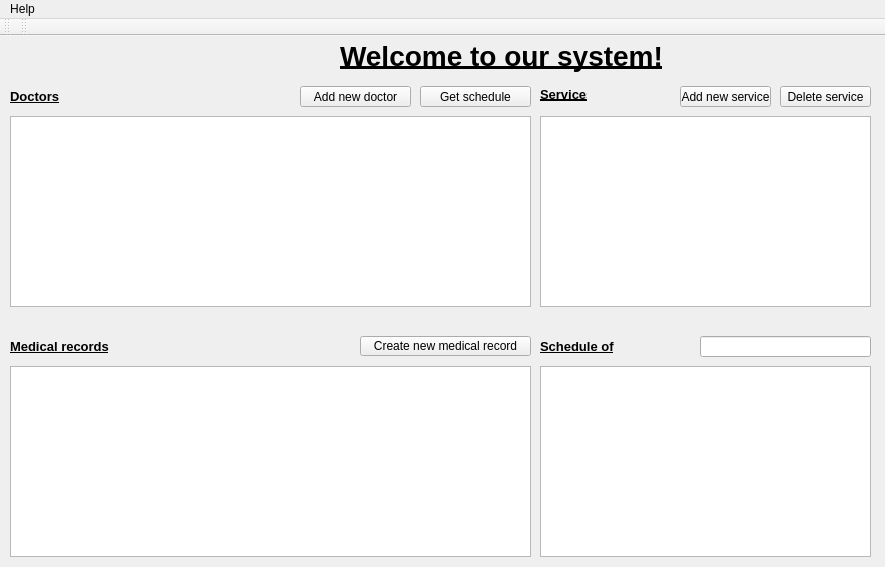
<?xml version="1.0" encoding="UTF-8"?>
<ui version="4.0">
 <class>MainWindow</class>
 <widget class="QMainWindow" name="MainWindow">
  <property name="geometry">
   <rect>
    <x>0</x>
    <y>0</y>
    <width>885</width>
    <height>567</height>
   </rect>
  </property>
  <property name="windowTitle">
   <string>Patient Dentistry</string>
  </property>
  <property name="windowIcon">
   <iconset>
    <normaloff>08_implant.png</normaloff>08_implant.png</iconset>
  </property>
  <property name="autoFillBackground">
   <bool>true</bool>
  </property>
  <widget class="QWidget" name="centralWidget">
   <widget class="QTableView" name="tableView">
    <property name="geometry">
     <rect>
      <x>10</x>
      <y>80</y>
      <width>521</width>
      <height>191</height>
     </rect>
    </property>
   </widget>
   <widget class="QTableView" name="tableView_2">
    <property name="geometry">
     <rect>
      <x>540</x>
      <y>80</y>
      <width>331</width>
      <height>191</height>
     </rect>
    </property>
   </widget>
   <widget class="QLabel" name="label">
    <property name="geometry">
     <rect>
      <x>10</x>
      <y>50</y>
      <width>61</width>
      <height>21</height>
     </rect>
    </property>
    <property name="font">
     <font>
      <pointsize>10</pointsize>
      <weight>75</weight>
      <bold>true</bold>
      <underline>true</underline>
     </font>
    </property>
    <property name="text">
     <string>Doctors</string>
    </property>
   </widget>
   <widget class="QLabel" name="label_2">
    <property name="geometry">
     <rect>
      <x>540</x>
      <y>50</y>
      <width>47</width>
      <height>16</height>
     </rect>
    </property>
    <property name="font">
     <font>
      <pointsize>10</pointsize>
      <weight>75</weight>
      <bold>true</bold>
      <underline>true</underline>
     </font>
    </property>
    <property name="text">
     <string>Services</string>
    </property>
   </widget>
   <widget class="QTableView" name="tableView_3">
    <property name="geometry">
     <rect>
      <x>10</x>
      <y>330</y>
      <width>521</width>
      <height>191</height>
     </rect>
    </property>
   </widget>
   <widget class="QLabel" name="label_3">
    <property name="geometry">
     <rect>
      <x>10</x>
      <y>300</y>
      <width>111</width>
      <height>21</height>
     </rect>
    </property>
    <property name="font">
     <font>
      <pointsize>10</pointsize>
      <weight>75</weight>
      <bold>true</bold>
      <underline>true</underline>
     </font>
    </property>
    <property name="text">
     <string>Medical records</string>
    </property>
   </widget>
   <widget class="QPushButton" name="pushButton">
    <property name="geometry">
     <rect>
      <x>360</x>
      <y>300</y>
      <width>171</width>
      <height>20</height>
     </rect>
    </property>
    <property name="font">
     <font>
      <pointsize>9</pointsize>
      <weight>50</weight>
      <bold>false</bold>
      <underline>false</underline>
     </font>
    </property>
    <property name="text">
     <string>Create new medical record</string>
    </property>
   </widget>
   <widget class="QLabel" name="label_4">
    <property name="geometry">
     <rect>
      <x>340</x>
      <y>0</y>
      <width>491</width>
      <height>41</height>
     </rect>
    </property>
    <property name="font">
     <font>
      <pointsize>14</pointsize>
      <weight>75</weight>
      <bold>true</bold>
      <underline>true</underline>
     </font>
    </property>
    <property name="text">
     <string>&lt;h2&gt;Welcome to our system!&lt;/h2&gt;</string>
    </property>
   </widget>
   <widget class="QPushButton" name="pushButton_2">
    <property name="geometry">
     <rect>
      <x>300</x>
      <y>50</y>
      <width>111</width>
      <height>21</height>
     </rect>
    </property>
    <property name="font">
     <font>
      <pointsize>9</pointsize>
      <weight>50</weight>
      <bold>false</bold>
      <underline>false</underline>
     </font>
    </property>
    <property name="text">
     <string>Add new doctor</string>
    </property>
   </widget>
   <widget class="QPushButton" name="pushButton_3">
    <property name="geometry">
     <rect>
      <x>680</x>
      <y>50</y>
      <width>91</width>
      <height>21</height>
     </rect>
    </property>
    <property name="text">
     <string>Add new service</string>
    </property>
   </widget>
   <widget class="QPushButton" name="pushButton_4">
    <property name="geometry">
     <rect>
      <x>780</x>
      <y>50</y>
      <width>91</width>
      <height>21</height>
     </rect>
    </property>
    <property name="text">
     <string>Delete service</string>
    </property>
   </widget>
   <widget class="QPushButton" name="pushButton_5">
    <property name="geometry">
     <rect>
      <x>420</x>
      <y>50</y>
      <width>111</width>
      <height>21</height>
     </rect>
    </property>
    <property name="font">
     <font>
      <pointsize>9</pointsize>
      <weight>50</weight>
      <bold>false</bold>
      <underline>false</underline>
     </font>
    </property>
    <property name="text">
     <string>Get schedule</string>
    </property>
   </widget>
   <widget class="QTableView" name="tableView_4">
    <property name="geometry">
     <rect>
      <x>540</x>
      <y>330</y>
      <width>331</width>
      <height>191</height>
     </rect>
    </property>
   </widget>
   <widget class="QLineEdit" name="lineEdit">
    <property name="geometry">
     <rect>
      <x>700</x>
      <y>300</y>
      <width>171</width>
      <height>21</height>
     </rect>
    </property>
   </widget>
   <widget class="QLabel" name="label_5">
    <property name="geometry">
     <rect>
      <x>540</x>
      <y>300</y>
      <width>111</width>
      <height>21</height>
     </rect>
    </property>
    <property name="font">
     <font>
      <pointsize>10</pointsize>
      <weight>75</weight>
      <bold>true</bold>
      <underline>true</underline>
     </font>
    </property>
    <property name="text">
     <string>Schedule of</string>
    </property>
   </widget>
  </widget>
  <widget class="QMenuBar" name="menuBar">
   <property name="geometry">
    <rect>
     <x>0</x>
     <y>0</y>
     <width>885</width>
     <height>20</height>
    </rect>
   </property>
   <widget class="QMenu" name="menu">
    <property name="title">
     <string>Help</string>
    </property>
    <addaction name="action"/>
   </widget>
   <addaction name="menu"/>
  </widget>
  <widget class="QToolBar" name="mainToolBar">
   <attribute name="toolBarArea">
    <enum>TopToolBarArea</enum>
   </attribute>
   <attribute name="toolBarBreak">
    <bool>false</bool>
   </attribute>
  </widget>
  <widget class="QToolBar" name="toolBar">
   <property name="windowTitle">
    <string>toolBar</string>
   </property>
   <attribute name="toolBarArea">
    <enum>TopToolBarArea</enum>
   </attribute>
   <attribute name="toolBarBreak">
    <bool>false</bool>
   </attribute>
  </widget>
  <action name="actionPDD">
   <property name="text">
    <string>PDD</string>
   </property>
  </action>
  <action name="actionCDD">
   <property name="text">
    <string>CDD</string>
   </property>
  </action>
  <action name="actionSDD">
   <property name="text">
    <string>SDD</string>
   </property>
  </action>
  <action name="action">
   <property name="text">
    <string>How it work's</string>
   </property>
  </action>
 </widget>
 <layoutdefault spacing="6" margin="11"/>
 <resources/>
 <connections/>
</ui>
